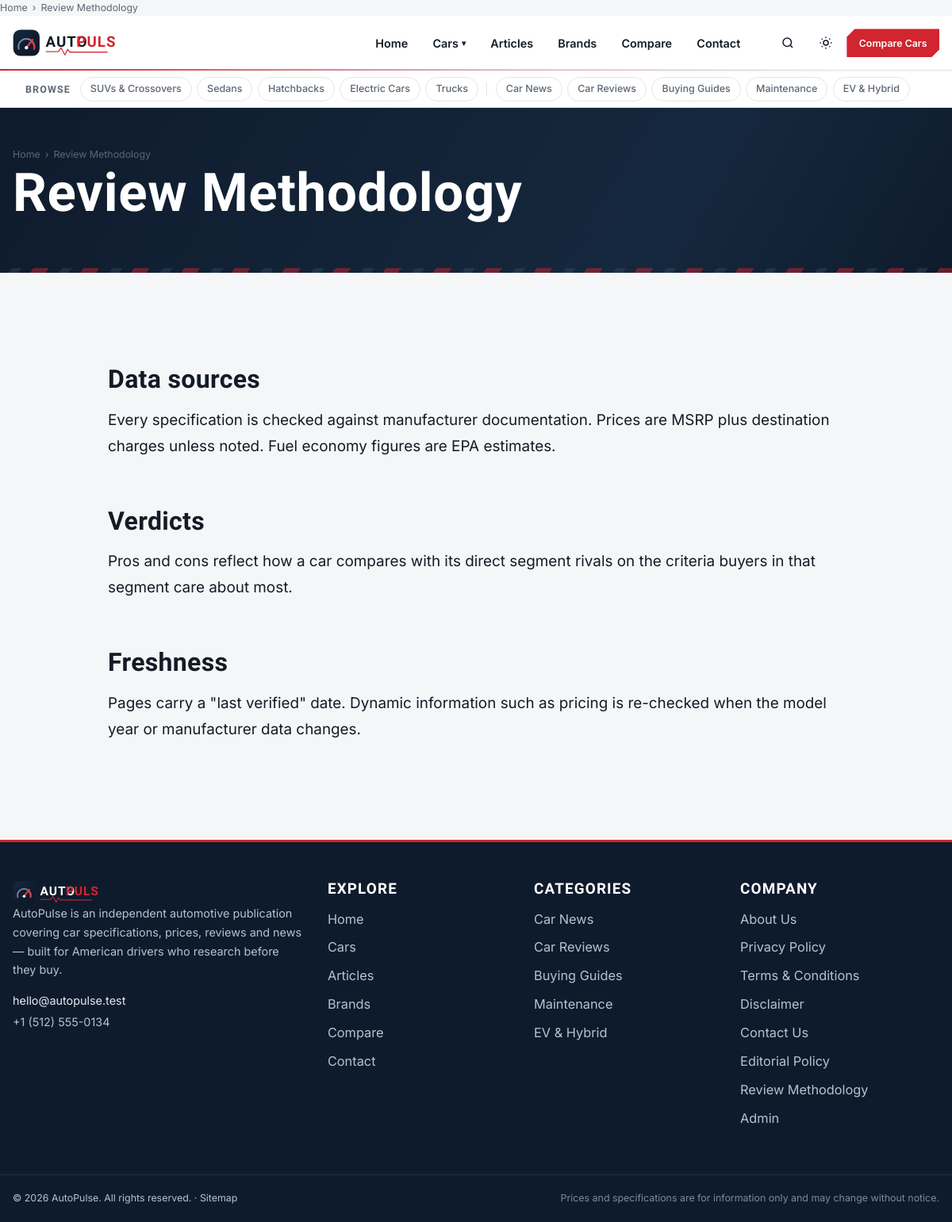
Screenshot of /review-methodology with the database file from the repository.
### tables this page shows
CREATE TABLE menu_items (
  id INT UNSIGNED AUTO_INCREMENT PRIMARY KEY,
  menu_id INT UNSIGNED NOT NULL,
  parent_id INT UNSIGNED NULL,
  label VARCHAR(80) NOT NULL,
  url VARCHAR(255) NOT NULL,
  sort_order INT NOT NULL DEFAULT 0,
  status TINYINT(1) NOT NULL DEFAULT 1,
  FOREIGN KEY (menu_id) REFERENCES menus(id) ON DELETE CASCADE,
  FOREIGN KEY (parent_id) REFERENCES menu_items(id) ON DELETE CASCADE
);

CREATE TABLE categories (
  id INT UNSIGNED AUTO_INCREMENT PRIMARY KEY,
  name VARCHAR(100) NOT NULL,
  slug VARCHAR(120) NOT NULL UNIQUE,
  type ENUM('article','car') NOT NULL DEFAULT 'article',
  description VARCHAR(500) NULL,
  seo_title VARCHAR(150) NULL,
  meta_description VARCHAR(300) NULL,
  sort_order INT NOT NULL DEFAULT 0,
  status TINYINT(1) NOT NULL DEFAULT 1,
  created_at TIMESTAMP NOT NULL DEFAULT CURRENT_TIMESTAMP,
  updated_at TIMESTAMP NOT NULL DEFAULT CURRENT_TIMESTAMP ON UPDATE CURRENT_TIMESTAMP,
  INDEX idx_type (type)
);

CREATE TABLE pages (
  id INT UNSIGNED AUTO_INCREMENT PRIMARY KEY,
  title VARCHAR(150) NOT NULL,
  slug VARCHAR(170) NOT NULL UNIQUE,
  content MEDIUMTEXT NULL,
  status ENUM('published','draft') NOT NULL DEFAULT 'published',
  show_in_footer TINYINT(1) NOT NULL DEFAULT 0,
  sort_order INT NOT NULL DEFAULT 0,
  seo_title VARCHAR(150) NULL,
  meta_description VARCHAR(300) NULL,
  created_at TIMESTAMP NOT NULL DEFAULT CURRENT_TIMESTAMP,
  updated_at TIMESTAMP NOT NULL DEFAULT CURRENT_TIMESTAMP ON UPDATE CURRENT_TIMESTAMP
);

### index.php (called while the page is built, shortened)
<?php
require __DIR__ . '/config/database.php';
require __DIR__ . '/includes/functions.php';
require __DIR__ . '/includes/models.php';
require __DIR__ . '/includes/seo.php';
require __DIR__ . '/includes/breadcrumbs.php';
$uri = parse_url($_SERVER['REQUEST_URI'] ?? '/', PHP_URL_PATH) ?: '/';
$path = trim(rawurldecode($uri), '/');
$seg = $path === '' ? [] : explode('/', $path);
$page = null;
switch ($seg[0] ?? '') {
    default:
        if (count($seg) === 1) { $page = 'page'; $params = ['slug' => $seg[0]]; }
}
include __DIR__ . '/pages/' . $page . '.php';

### includes/seo.php (the view, shortened to what this page needs)
<?php
function seo_render(): void
{
    $siteName = setting('site_name', 'AutoPulse');
}

### includes/models.php (called while the page is built, shortened)
<?php
function get_categories(?string $type = null): array
{
    $sql = 'SELECT c.*, (SELECT COUNT(*) FROM article_categories ac WHERE ac.category_id = c.id) AS article_count
            FROM categories c WHERE c.status = 1';
    $params = [];
    if ($type !== null) { $sql .= ' AND c.type = ?'; $params[] = $type; }
    $sql .= ' ORDER BY c.sort_order, c.name';
    $st = db()->prepare($sql);
    $st->execute($params);
    return $st->fetchAll();
}
function get_page(string $slug): ?array
{
    $st = db()->prepare('SELECT * FROM pages WHERE slug = ? AND status = "published"');
    $st->execute([$slug]);
    return $st->fetch() ?: null;
}
function footer_pages(): array
{
    $key = 'footer_pages';
    $rows = db()->query('SELECT id, title, slug FROM pages WHERE status = "published" AND show_in_footer = 1 ORDER BY sort_order, title')->fetchAll();
    return $rows;
}
function menu_tree(string $menu = 'main'): array
{
    $key = 'menu_' . $menu;
    $st = db()->prepare('SELECT mi.id, mi.label, mi.url, mi.parent_id FROM menu_items mi JOIN menus m ON m.id = mi.menu_id
                         WHERE m.slug = ? AND mi.status = 1 ORDER BY mi.sort_order, mi.id');
    $st->execute([$menu]);
    $rows = $st->fetchAll();
    $tree = [];
    foreach ($rows as $r) {
        if ($r['parent_id']) continue;
        $r['children'] = array_values(array_filter($rows, fn($x) => (int)$x['parent_id'] === (int)$r['id']));
        $tree[] = $r;
    }
    return $tree;
}

### config/database.php (called while the page is built, shortened)
<?php
function db(): PDO
{
    static $pdo = null;
    if ($pdo === null) {
        $dsn = 'mysql:host=' . DB_HOST . ';dbname=' . DB_NAME . ';charset=' . DB_CHARSET;
        try {
            $pdo = new PDO($dsn, DB_USER, DB_PASS, [
                PDO::ATTR_ERRMODE            => PDO::ERRMODE_EXCEPTION,
                PDO::ATTR_DEFAULT_FETCH_MODE => PDO::FETCH_ASSOC,
                PDO::ATTR_EMULATE_PREPARES   => false,
            ]);
        } catch (PDOException $e) {
            error_log('[AutoPulse] DB connection failed: ' . $e->getMessage());
            if (APP_ENV === 'development') {
                http_response_code(500);
                exit('Database connection failed: ' . htmlspecialchars($e->getMessage())
                    . '<br>Check config/config.php');
            }
            http_response_code(503);
            exit('The site is temporarily unavailable. Please try again shortly.');
        }
    }
    return $pdo;
}

### includes/seo.php (the view, shortened to what this page needs)
<?php
function seo_render(): void
{
    $siteName = setting('site_name', 'AutoPulse');
}

### includes/header.php (shortened to what this page needs)
<?php
$siteName  = setting('site_name', 'AutoPulse');
$menu      = menu_tree('main');
$topCats   = get_categories('article');
?>
<!DOCTYPE html>
<html lang="en">
<head>
<link rel="stylesheet" href="<?= e(asset('css/main.css')) ?>">
</head>
<body data-base="<?= e(url('')) ?>">
<header class="site-header" id="site-header">
    <div class="container header-bar">
        <a href="<?= e(url('')) ?>" class="logo" aria-label="<?= e($siteName) ?> — home">
        </a>
        <nav class="nav-links" aria-label="Main navigation" id="nav-links">
            <ul>
                <?php foreach ($menu as $item): ?>
                    <li class="<?= $item['children'] ? 'has-dropdown' : '' ?>">
                        <?php if ($item['children']): ?>
                            <button type="button" class="nav-drop-btn" aria-expanded="false" aria-haspopup="true"><?= e($item['label']) ?> <span class="caret" aria-hidden="true">▾</span></button>
                        <?php else: ?>
                            <a href="<?= e(str_starts_with($item['url'], 'http') ? $item['url'] : url($item['url'])) ?>"><?= e($item['label']) ?></a>
                        <?php endif; ?>
                    </li>
                <?php endforeach; ?>
            </ul>
        </nav>
        <div class="header-actions">
            <button type="button" class="icon-btn" id="search-open" aria-label="Search">
                <svg width="18" height="18" viewBox="0 0 24 24" fill="none" stroke="currentColor" stroke-width="2" aria-hidden="true"><circle cx="11" cy="11" r="7"/><path d="m20 20-3.5-3.5"/></svg>
            </button>
            <button type="button" class="icon-btn theme-toggle" aria-label="Toggle dark mode">
                <svg class="icon-sun" width="18" height="18" viewBox="0 0 24 24" fill="none" stroke="currentColor" stroke-width="2" aria-hidden="true"><circle cx="12" cy="12" r="4"/><path d="M12 2v2m0 16v2M4.9 4.9l1.4 1.4m11.4 11.4 1.4 1.4M2 12h2m16 0h2M4.9 19.1l1.4-1.4M17.7 6.3l1.4-1.4"/></svg>
            </button>
            <a href="<?= e(url('compare')) ?>" class="btn btn-primary btn-sm header-cta">Compare Cars</a>
        </div>
    </div>
</header>
<?php
$carCats    = get_categories('car');
$reqPath    = parse_url($_SERVER['REQUEST_URI'] ?? '/', PHP_URL_PATH) ?: '/';
$activeSlug = preg_match('~^/category/([a-z0-9-]+)~i', $reqPath, $m) ? $m[1] : null;
?>
<div class="cat-strip">
    <div class="container cat-strip-inner">
        <span class="cat-strip-label">Browse</span>
        <nav class="cat-strip-links" id="cat-strip-links" aria-label="All categories">
            <?php foreach ($carCats as $c): ?>
                <a class="cat-chip<?= $activeSlug === $c['slug'] ? ' active' : '' ?>" href="<?= e(category_url($c)) ?>"><?= e($c['name']) ?></a>
            <?php endforeach; ?>
            <?php foreach ($topCats as $c): ?>
                <a class="cat-chip<?= $activeSlug === $c['slug'] ? ' active' : '' ?>" href="<?= e(category_url($c)) ?>"><?= e($c['name']) ?></a>
            <?php endforeach; ?>
        </nav>
    </div>
</div>
<main id="main">

### pages/page.php (shortened to what this page needs)
<?php
$pg = get_page($params['slug'] ?? '');
[$content] = content_ids($pg['content']);
include __DIR__ . '/../includes/header.php';
?>
<header class="page-head">
    <div class="container">
        <h1><?= e($pg['title']) ?></h1>
    </div>
</header>
<div class="section">
    <div class="container">
        <article class="prose" style="max-width:78ch;margin-inline:auto"><?= $content  ?></article>
    </div>
</div>
<?php include __DIR__ . '/../includes/footer.php'; ?>

### includes/footer.php (shortened to what this page needs)
<?php
$siteName = setting('site_name', 'AutoPulse');
$cats = array_slice(get_categories('article'), 0, 5);
$legal = footer_pages();
?>
</main>
<footer class="site-footer">
    <div class="container footer-grid">
        <div class="footer-col footer-about">
            <p><?= e(setting('footer_about', 'Your trusted source for car specifications, prices, reviews and automotive news.')) ?></p>
            <div class="footer-contact">
                <?php if (setting('contact_email')): ?><a href="mailto:<?= e(setting('contact_email')) ?>"><?= e(setting('contact_email')) ?></a><?php endif; ?>
                <?php if (setting('contact_phone')): ?><span><?= e(setting('contact_phone')) ?></span><?php endif; ?>
            </div>
        </div>
        <nav class="footer-col" aria-label="Footer navigation">
            <h3>Explore</h3>
            <ul>
                <?php foreach (menu_tree('main') as $item): ?>
                    <li><a href="<?= e(str_starts_with($item['url'], 'http') ? $item['url'] : url($item['url'])) ?>"><?= e($item['label']) ?></a></li>
                <?php endforeach; ?>
            </ul>
        </nav>
        <nav class="footer-col" aria-label="Categories">
            <h3>Categories</h3>
            <ul>
                <?php foreach ($cats as $c): ?>
                    <li><a href="<?= e(category_url($c)) ?>"><?= e($c['name']) ?></a></li>
                <?php endforeach; ?>
            </ul>
        </nav>
        <div class="footer-col">
            <h3>Company</h3>
            <ul>
                <?php foreach ($legal as $p): ?>
                    <li><a href="<?= e(url($p['slug'])) ?>"><?= e($p['title']) ?></a></li>
                <?php endforeach; ?>
                <li><a href="<?= e(url('admin/login.php')) ?>" rel="nofollow">Admin</a></li>
            </ul>
        </div>
    </div>
    <div class="footer-bottom">
        <div class="container">
            <p>&copy; <?= date('Y') ?> <?= e($siteName) ?>. <?= e(setting('copyright_text', 'All rights reserved.')) ?>
               &middot; <a href="<?= e(url('sitemap')) ?>" style="color:inherit">Sitemap</a></p>
            <p class="footer-disclaimer">Prices and specifications are for information only and may change without notice.</p>
        </div>
    </div>
</footer>
</body>
</html>

### rows the page displays
menu_items: label "Home"
menu_items: label "Cars"
menu_items: label "Articles"
menu_items: label "Brands"
menu_items: label "Compare"
menu_items: label "Contact"
categories: name "SUVs & Crossovers"
categories: name "Sedans"
categories: name "Hatchbacks"
categories: name "Electric Cars"
categories: name "Trucks"
categories: name "Car News"
categories: name "Car Reviews"
categories: name "Buying Guides"
categories: name "Maintenance"
categories: name "EV & Hybrid"
pages: title "Review Methodology"
pages: title "About Us"
pages: title "Privacy Policy"
pages: title "Terms & Conditions"
pages: title "Disclaimer"
pages: title "Contact Us"
pages: title "Editorial Policy"

### other values shown
$item['name'] "Home"
$item['name'] "Review Methodology"
setting('contact_email') "hello@autopulse.test"
setting('contact_phone') "+1 (512) 555-0134"
$siteName "AutoPulse"
setting('copyright_text', 'All rights reserved.') "All rights reserved."
